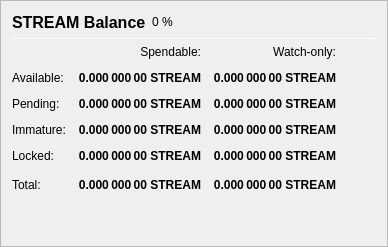
                   <widget class="QFrame" name="frame_Balances">
                    <property name="frameShape">
                     <enum>QFrame::StyledPanel</enum>
                    </property>
                    <property name="frameShadow">
                     <enum>QFrame::Raised</enum>
                    </property>
                    <layout class="QVBoxLayout" name="verticalLayout_4">
                     <item>
                      <layout class="QHBoxLayout" name="horizontalLayout_4">
                       <item>
                        <widget class="QLabel" name="label_5">
                         <property name="minimumSize">
                          <size>
                           <width>0</width>
                           <height>20</height>
                          </size>
                         </property>
                         <property name="font">
                          <font>
                           <pointsize>12</pointsize>
                           <weight>75</weight>
                           <bold>true</bold>
                          </font>
                         </property>
                         <property name="text">
                          <string>STREAM Balance</string>
                         </property>
                        </widget>
                       </item>
                       <item>
                        <widget class="QLabel" name="labelSTREAMPercent">
                         <property name="text">
                          <string notr="true">0 %</string>
                         </property>
                        </widget>
                       </item>
                       <item>
                        <spacer name="horizontalSpacer_3">
                         <property name="orientation">
                          <enum>Qt::Horizontal</enum>
                         </property>
                         <property name="sizeHint" stdset="0">
                          <size>
                           <width>40</width>
                           <height>20</height>
                          </size>
                         </property>
                        </spacer>
                       </item>
                      </layout>
                     </item>
                     <item>
                      <widget class="Line" name="line_Balance">
                       <property name="minimumSize">
                        <size>
                         <width>0</width>
                         <height>1</height>
                        </size>
                       </property>
                       <property name="maximumSize">
                        <size>
                         <width>16777215</width>
                         <height>1</height>
                        </size>
                       </property>
                       <property name="orientation">
                        <enum>Qt::Horizontal</enum>
                       </property>
                      </widget>
                     </item>
                     <item>
                      <layout class="QGridLayout" name="gridLayout">
                       <property name="spacing">
                        <number>12</number>
                       </property>
                       <item row="0" column="1">
                        <widget class="QLabel" name="labelSpendable">
                         <property name="text">
                          <string>Spendable:</string>
                         </property>
                         <property name="alignment">
                          <set>Qt::AlignRight|Qt::AlignTrailing|Qt::AlignVCenter</set>
                         </property>
                        </widget>
                       </item>
                       <item row="0" column="2">
                        <widget class="QLabel" name="labelWatchonly">
                         <property name="text">
                          <string>Watch-only:</string>
                         </property>
                         <property name="alignment">
                          <set>Qt::AlignRight|Qt::AlignTrailing|Qt::AlignVCenter</set>
                         </property>
                        </widget>
                       </item>
                       <item row="1" column="0">
                        <widget class="QLabel" name="labelBalanceText">
                         <property name="text">
                          <string>Available:</string>
                         </property>
                        </widget>
                       </item>
                       <item row="1" column="1">
                        <widget class="QLabel" name="labelBalance">
                         <property name="font">
                          <font>
                           <weight>75</weight>
                           <bold>true</bold>
                          </font>
                         </property>
                         <property name="cursor">
                          <cursorShape>IBeamCursor</cursorShape>
                         </property>
                         <property name="toolTip">
                          <string>Your current spendable balance</string>
                         </property>
                         <property name="text">
                          <string notr="true">0.000 000 00 STREAM</string>
                         </property>
                         <property name="alignment">
                          <set>Qt::AlignRight|Qt::AlignTrailing|Qt::AlignVCenter</set>
                         </property>
                         <property name="textInteractionFlags">
                          <set>Qt::LinksAccessibleByMouse|Qt::TextSelectableByKeyboard|Qt::TextSelectableByMouse</set>
                         </property>
                        </widget>
                       </item>
                       <item row="1" column="2">
                        <widget class="QLabel" name="labelWatchAvailable">
                         <property name="font">
                          <font>
                           <weight>75</weight>
                           <bold>true</bold>
                          </font>
                         </property>
                         <property name="cursor">
                          <cursorShape>IBeamCursor</cursorShape>
                         </property>
                         <property name="toolTip">
                          <string>Your current balance in watch-only addresses</string>
                         </property>
                         <property name="text">
                          <string notr="true">0.000 000 00 STREAM</string>
                         </property>
                         <property name="alignment">
                          <set>Qt::AlignRight|Qt::AlignTrailing|Qt::AlignVCenter</set>
                         </property>
                         <property name="textInteractionFlags">
                          <set>Qt::LinksAccessibleByMouse|Qt::TextSelectableByKeyboard|Qt::TextSelectableByMouse</set>
                         </property>
                        </widget>
                       </item>
                       <item row="2" column="0">
                        <widget class="QLabel" name="labelPendingText">
                         <property name="text">
                          <string>Pending:</string>
                         </property>
                        </widget>
                       </item>
                       <item row="2" column="1">
                        <widget class="QLabel" name="labelUnconfirmed">
                         <property name="font">
                          <font>
                           <weight>75</weight>
                           <bold>true</bold>
                          </font>
                         </property>
                         <property name="cursor">
                          <cursorShape>IBeamCursor</cursorShape>
                         </property>
                         <property name="toolTip">
                          <string>Total of transactions that have yet to be confirmed, and do not yet count toward the spendable balance</string>
                         </property>
                         <property name="text">
                          <string notr="true">0.000 000 00 STREAM</string>
                         </property>
                         <property name="alignment">
                          <set>Qt::AlignRight|Qt::AlignTrailing|Qt::AlignVCenter</set>
                         </property>
                         <property name="textInteractionFlags">
                          <set>Qt::LinksAccessibleByMouse|Qt::TextSelectableByKeyboard|Qt::TextSelectableByMouse</set>
                         </property>
                        </widget>
                       </item>
                       <item row="2" column="2">
                        <widget class="QLabel" name="labelWatchPending">
                         <property name="font">
                          <font>
                           <weight>75</weight>
                           <bold>true</bold>
                          </font>
                         </property>
                         <property name="cursor">
                          <cursorShape>IBeamCursor</cursorShape>
                         </property>
                         <property name="toolTip">
                          <string>Unconfirmed transactions to watch-only addresses</string>
                         </property>
                         <property name="text">
                          <string notr="true">0.000 000 00 STREAM</string>
                         </property>
                         <property name="alignment">
                          <set>Qt::AlignRight|Qt::AlignTrailing|Qt::AlignVCenter</set>
                         </property>
                         <property name="textInteractionFlags">
                          <set>Qt::LinksAccessibleByMouse|Qt::TextSelectableByKeyboard|Qt::TextSelectableByMouse</set>
                         </property>
                        </widget>
                       </item>
                       <item row="3" column="0">
                        <widget class="QLabel" name="labelImmatureText">
                         <property name="text">
                          <string>Immature:</string>
                         </property>
                        </widget>
                       </item>
                       <item row="3" column="1">
                        <widget class="QLabel" name="labelImmature">
                         <property name="font">
                          <font>
                           <weight>75</weight>
                           <bold>true</bold>
                          </font>
                         </property>
                         <property name="cursor">
                          <cursorShape>IBeamCursor</cursorShape>
                         </property>
                         <property name="toolTip">
                          <string>Staked or masternode rewards that has not yet matured</string>
                         </property>
                         <property name="text">
                          <string notr="true">0.000 000 00 STREAM</string>
                         </property>
                         <property name="alignment">
                          <set>Qt::AlignRight|Qt::AlignTrailing|Qt::AlignVCenter</set>
                         </property>
                         <property name="textInteractionFlags">
                          <set>Qt::LinksAccessibleByMouse|Qt::TextSelectableByKeyboard|Qt::TextSelectableByMouse</set>
                         </property>
                        </widget>
                       </item>
                       <item row="3" column="2">
                        <widget class="QLabel" name="labelWatchImmature">
                         <property name="font">
                          <font>
                           <weight>75</weight>
                           <bold>true</bold>
                          </font>
                         </property>
                         <property name="cursor">
                          <cursorShape>IBeamCursor</cursorShape>
                         </property>
                         <property name="toolTip">
                          <string>Staked or masternode rewards in watch-only addresses that has not yet matured</string>
                         </property>
                         <property name="text">
                          <string notr="true">0.000 000 00 STREAM</string>
                         </property>
                         <property name="alignment">
                          <set>Qt::AlignRight|Qt::AlignTrailing|Qt::AlignVCenter</set>
                         </property>
                         <property name="textInteractionFlags">
                          <set>Qt::LinksAccessibleByMouse|Qt::TextSelectableByKeyboard|Qt::TextSelectableByMouse</set>
                         </property>
                        </widget>
                       </item>
                       <item row="4" column="0">
                        <widget class="QLabel" name="labelLockedBalanceText">
                         <property name="toolTip">
                          <string>Locked STREAM or Masternode collaterals. These are excluded from zSTREAM minting.</string>
                         </property>
                         <property name="text">
                          <string>Locked:</string>
                         </property>
                        </widget>
                       </item>
                       <item row="4" column="1">
                        <widget class="QLabel" name="labelLockedBalance">
                         <property name="font">
                          <font>
                           <weight>75</weight>
                           <bold>true</bold>
                          </font>
                         </property>
                         <property name="cursor">
                          <cursorShape>IBeamCursor</cursorShape>
                         </property>
                         <property name="toolTip">
                          <string>Locked STREAM or Masternode collaterals. These are excluded from zSTREAM minting.</string>
                         </property>
                         <property name="text">
                          <string notr="true">0.000 000 00 STREAM</string>
                         </property>
                         <property name="alignment">
                          <set>Qt::AlignRight|Qt::AlignTrailing|Qt::AlignVCenter</set>
                         </property>
                         <property name="textInteractionFlags">
                          <set>Qt::LinksAccessibleByMouse|Qt::TextSelectableByKeyboard|Qt::TextSelectableByMouse</set>
                         </property>
                        </widget>
                       </item>
                       <item row="4" column="2">
                        <widget class="QLabel" name="labelWatchLocked">
                         <property name="font">
                          <font>
                           <weight>75</weight>
                           <bold>true</bold>
                          </font>
                         </property>
                         <property name="cursor">
                          <cursorShape>IBeamCursor</cursorShape>
                         </property>
                         <property name="toolTip">
                          <string>Current locked balance in watch-only addresses</string>
                         </property>
                         <property name="text">
                          <string notr="true">0.000 000 00 STREAM</string>
                         </property>
                         <property name="alignment">
                          <set>Qt::AlignRight|Qt::AlignTrailing|Qt::AlignVCenter</set>
                         </property>
                         <property name="textInteractionFlags">
                          <set>Qt::LinksAccessibleByMouse|Qt::TextSelectableByKeyboard|Qt::TextSelectableByMouse</set>
                         </property>
                        </widget>
                       </item>
                       <item row="5" column="0">
                        <widget class="QLabel" name="labelTotalText">
                         <property name="toolTip">
                          <string>Your current StreamitCoin balance, unconfirmed and immature transactions included</string>
                         </property>
                         <property name="text">
                          <string>Total:</string>
                         </property>
                        </widget>
                       </item>
                       <item row="5" column="1">
                        <widget class="QLabel" name="labelTotal">
                         <property name="font">
                          <font>
                           <weight>75</weight>
                           <bold>true</bold>
                          </font>
                         </property>
                         <property name="cursor">
                          <cursorShape>IBeamCursor</cursorShape>
                         </property>
                         <property name="toolTip">
                          <string>Your current StreamitCoin balance, unconfirmed and immature transactions included</string>
                         </property>
                         <property name="text">
                          <string notr="true">0.000 000 00 STREAM</string>
                         </property>
                         <property name="alignment">
                          <set>Qt::AlignRight|Qt::AlignTrailing|Qt::AlignVCenter</set>
                         </property>
                         <property name="textInteractionFlags">
                          <set>Qt::LinksAccessibleByMouse|Qt::TextSelectableByKeyboard|Qt::TextSelectableByMouse</set>
                         </property>
                        </widget>
                       </item>
                       <item row="5" column="2">
                        <widget class="QLabel" name="labelWatchTotal">
                         <property name="font">
                          <font>
                           <weight>75</weight>
                           <bold>true</bold>
                          </font>
                         </property>
                         <property name="cursor">
                          <cursorShape>IBeamCursor</cursorShape>
                         </property>
                         <property name="toolTip">
                          <string>Current total balance in watch-only addresses</string>
                         </property>
                         <property name="text">
                          <string notr="true">0.000 000 00 STREAM</string>
                         </property>
                         <property name="alignment">
                          <set>Qt::AlignRight|Qt::AlignTrailing|Qt::AlignVCenter</set>
                         </property>
                         <property name="textInteractionFlags">
                          <set>Qt::LinksAccessibleByMouse|Qt::TextSelectableByKeyboard|Qt::TextSelectableByMouse</set>
                         </property>
                        </widget>
                       </item>
                       <item row="5" column="3">
                        <spacer name="horizontalSpacer_9">
                         <property name="orientation">
                          <enum>Qt::Horizontal</enum>
                         </property>
                         <property name="sizeHint" stdset="0">
                          <size>
                           <width>40</width>
                           <height>20</height>
                          </size>
                         </property>
                        </spacer>
                       </item>
                      </layout>
                     </item>
                     <item>
                      <spacer name="verticalSpacer_3">
                       <property name="orientation">
                        <enum>Qt::Vertical</enum>
                       </property>
                       <property name="sizeHint" stdset="0">
                        <size>
                         <width>20</width>
                         <height>40</height>
                        </size>
                       </property>
                      </spacer>
                     </item>
                    </layout>
                   </widget>
